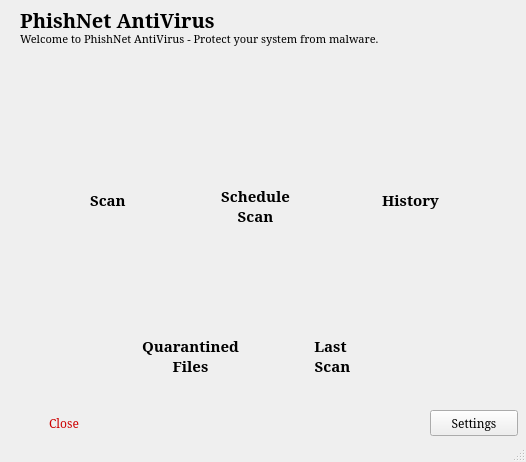
<?xml version="1.0" encoding="UTF-8"?>
<ui version="4.0">
 <class>MainWindow</class>
 <widget class="QMainWindow" name="MainWindow">
  <property name="geometry">
   <rect>
    <x>0</x>
    <y>0</y>
    <width>526</width>
    <height>462</height>
   </rect>
  </property>
  <property name="windowTitle">
   <string>MainWindow</string>
  </property>
  <widget class="QWidget" name="centralwidget">
   <widget class="QPushButton" name="history_button">
    <property name="geometry">
     <rect>
      <x>360</x>
      <y>100</y>
      <width>91</width>
      <height>81</height>
     </rect>
    </property>
    <property name="palette">
     <palette>
      <active>
       <colorrole role="Button">
        <brush brushstyle="SolidPattern">
         <color alpha="0">
          <red>0</red>
          <green>0</green>
          <blue>0</blue>
         </color>
        </brush>
       </colorrole>
       <colorrole role="ButtonText">
        <brush brushstyle="SolidPattern">
         <color alpha="255">
          <red>57</red>
          <green>79</green>
          <blue>53</blue>
         </color>
        </brush>
       </colorrole>
       <colorrole role="Base">
        <brush brushstyle="SolidPattern">
         <color alpha="0">
          <red>0</red>
          <green>0</green>
          <blue>0</blue>
         </color>
        </brush>
       </colorrole>
       <colorrole role="Window">
        <brush brushstyle="SolidPattern">
         <color alpha="0">
          <red>0</red>
          <green>0</green>
          <blue>0</blue>
         </color>
        </brush>
       </colorrole>
      </active>
      <inactive>
       <colorrole role="Button">
        <brush brushstyle="SolidPattern">
         <color alpha="0">
          <red>0</red>
          <green>0</green>
          <blue>0</blue>
         </color>
        </brush>
       </colorrole>
       <colorrole role="ButtonText">
        <brush brushstyle="SolidPattern">
         <color alpha="255">
          <red>0</red>
          <green>0</green>
          <blue>0</blue>
         </color>
        </brush>
       </colorrole>
       <colorrole role="Base">
        <brush brushstyle="SolidPattern">
         <color alpha="0">
          <red>0</red>
          <green>0</green>
          <blue>0</blue>
         </color>
        </brush>
       </colorrole>
       <colorrole role="Window">
        <brush brushstyle="SolidPattern">
         <color alpha="0">
          <red>0</red>
          <green>0</green>
          <blue>0</blue>
         </color>
        </brush>
       </colorrole>
      </inactive>
      <disabled>
       <colorrole role="Button">
        <brush brushstyle="SolidPattern">
         <color alpha="0">
          <red>0</red>
          <green>0</green>
          <blue>0</blue>
         </color>
        </brush>
       </colorrole>
       <colorrole role="ButtonText">
        <brush brushstyle="SolidPattern">
         <color alpha="255">
          <red>97</red>
          <green>105</green>
          <blue>93</blue>
         </color>
        </brush>
       </colorrole>
       <colorrole role="Base">
        <brush brushstyle="SolidPattern">
         <color alpha="0">
          <red>0</red>
          <green>0</green>
          <blue>0</blue>
         </color>
        </brush>
       </colorrole>
       <colorrole role="Window">
        <brush brushstyle="SolidPattern">
         <color alpha="0">
          <red>0</red>
          <green>0</green>
          <blue>0</blue>
         </color>
        </brush>
       </colorrole>
      </disabled>
     </palette>
    </property>
    <property name="font">
     <font>
      <family>Serif</family>
      <pointsize>11</pointsize>
      <bold>true</bold>
     </font>
    </property>
    <property name="cursor">
     <cursorShape>PointingHandCursor</cursorShape>
    </property>
    <property name="styleSheet">
     <string notr="true">QPushButton {
    border: none;
    background-color: transparent;
}

QPushButton:hover {
    background-color: rgba(200, 200, 200, 50);  /* Light grey background on hover */
}
</string>
    </property>
    <property name="text">
     <string/>
    </property>
    <property name="icon">
     <iconset resource="resources.qrc">
      <normaloff>:/new/icons/history scan</normaloff>:/new/icons/history scan</iconset>
    </property>
    <property name="iconSize">
     <size>
      <width>75</width>
      <height>75</height>
     </size>
    </property>
   </widget>
   <widget class="QPushButton" name="lastscan_button">
    <property name="geometry">
     <rect>
      <x>290</x>
      <y>250</y>
      <width>91</width>
      <height>81</height>
     </rect>
    </property>
    <property name="palette">
     <palette>
      <active>
       <colorrole role="Button">
        <brush brushstyle="SolidPattern">
         <color alpha="0">
          <red>0</red>
          <green>0</green>
          <blue>0</blue>
         </color>
        </brush>
       </colorrole>
       <colorrole role="ButtonText">
        <brush brushstyle="SolidPattern">
         <color alpha="255">
          <red>57</red>
          <green>79</green>
          <blue>53</blue>
         </color>
        </brush>
       </colorrole>
       <colorrole role="Base">
        <brush brushstyle="SolidPattern">
         <color alpha="0">
          <red>0</red>
          <green>0</green>
          <blue>0</blue>
         </color>
        </brush>
       </colorrole>
       <colorrole role="Window">
        <brush brushstyle="SolidPattern">
         <color alpha="0">
          <red>0</red>
          <green>0</green>
          <blue>0</blue>
         </color>
        </brush>
       </colorrole>
      </active>
      <inactive>
       <colorrole role="Button">
        <brush brushstyle="SolidPattern">
         <color alpha="0">
          <red>0</red>
          <green>0</green>
          <blue>0</blue>
         </color>
        </brush>
       </colorrole>
       <colorrole role="ButtonText">
        <brush brushstyle="SolidPattern">
         <color alpha="255">
          <red>0</red>
          <green>0</green>
          <blue>0</blue>
         </color>
        </brush>
       </colorrole>
       <colorrole role="Base">
        <brush brushstyle="SolidPattern">
         <color alpha="0">
          <red>0</red>
          <green>0</green>
          <blue>0</blue>
         </color>
        </brush>
       </colorrole>
       <colorrole role="Window">
        <brush brushstyle="SolidPattern">
         <color alpha="0">
          <red>0</red>
          <green>0</green>
          <blue>0</blue>
         </color>
        </brush>
       </colorrole>
      </inactive>
      <disabled>
       <colorrole role="Button">
        <brush brushstyle="SolidPattern">
         <color alpha="0">
          <red>0</red>
          <green>0</green>
          <blue>0</blue>
         </color>
        </brush>
       </colorrole>
       <colorrole role="ButtonText">
        <brush brushstyle="SolidPattern">
         <color alpha="255">
          <red>97</red>
          <green>105</green>
          <blue>93</blue>
         </color>
        </brush>
       </colorrole>
       <colorrole role="Base">
        <brush brushstyle="SolidPattern">
         <color alpha="0">
          <red>0</red>
          <green>0</green>
          <blue>0</blue>
         </color>
        </brush>
       </colorrole>
       <colorrole role="Window">
        <brush brushstyle="SolidPattern">
         <color alpha="0">
          <red>0</red>
          <green>0</green>
          <blue>0</blue>
         </color>
        </brush>
       </colorrole>
      </disabled>
     </palette>
    </property>
    <property name="font">
     <font>
      <family>Serif</family>
      <bold>true</bold>
     </font>
    </property>
    <property name="cursor">
     <cursorShape>PointingHandCursor</cursorShape>
    </property>
    <property name="styleSheet">
     <string notr="true">QPushButton {
    border: none;
    background-color: transparent;
}

QPushButton:hover {
    background-color: rgba(200, 200, 200, 50);  /* Light grey background on hover */
}
</string>
    </property>
    <property name="text">
     <string/>
    </property>
    <property name="icon">
     <iconset resource="resources.qrc">
      <normaloff>:/new/icons/last scan </normaloff>:/new/icons/last scan </iconset>
    </property>
    <property name="iconSize">
     <size>
      <width>75</width>
      <height>75</height>
     </size>
    </property>
   </widget>
   <widget class="QLabel" name="label_7">
    <property name="geometry">
     <rect>
      <x>370</x>
      <y>190</y>
      <width>81</width>
      <height>20</height>
     </rect>
    </property>
    <property name="palette">
     <palette>
      <active>
       <colorrole role="WindowText">
        <brush brushstyle="SolidPattern">
         <color alpha="255">
          <red>0</red>
          <green>0</green>
          <blue>0</blue>
         </color>
        </brush>
       </colorrole>
      </active>
      <inactive>
       <colorrole role="WindowText">
        <brush brushstyle="SolidPattern">
         <color alpha="255">
          <red>0</red>
          <green>0</green>
          <blue>0</blue>
         </color>
        </brush>
       </colorrole>
      </inactive>
      <disabled>
       <colorrole role="WindowText">
        <brush brushstyle="SolidPattern">
         <color alpha="255">
          <red>97</red>
          <green>105</green>
          <blue>93</blue>
         </color>
        </brush>
       </colorrole>
      </disabled>
     </palette>
    </property>
    <property name="font">
     <font>
      <family>Serif</family>
      <pointsize>11</pointsize>
      <bold>true</bold>
     </font>
    </property>
    <property name="toolTip">
     <string/>
    </property>
    <property name="autoFillBackground">
     <bool>false</bool>
    </property>
    <property name="text">
     <string>History</string>
    </property>
    <property name="alignment">
     <set>Qt::AlignCenter</set>
    </property>
   </widget>
   <widget class="QLabel" name="label_6">
    <property name="geometry">
     <rect>
      <x>90</x>
      <y>190</y>
      <width>51</width>
      <height>20</height>
     </rect>
    </property>
    <property name="palette">
     <palette>
      <active>
       <colorrole role="WindowText">
        <brush brushstyle="SolidPattern">
         <color alpha="255">
          <red>0</red>
          <green>0</green>
          <blue>0</blue>
         </color>
        </brush>
       </colorrole>
      </active>
      <inactive>
       <colorrole role="WindowText">
        <brush brushstyle="SolidPattern">
         <color alpha="255">
          <red>0</red>
          <green>0</green>
          <blue>0</blue>
         </color>
        </brush>
       </colorrole>
      </inactive>
      <disabled>
       <colorrole role="WindowText">
        <brush brushstyle="SolidPattern">
         <color alpha="255">
          <red>97</red>
          <green>105</green>
          <blue>93</blue>
         </color>
        </brush>
       </colorrole>
      </disabled>
     </palette>
    </property>
    <property name="font">
     <font>
      <family>Serif</family>
      <pointsize>11</pointsize>
      <bold>true</bold>
     </font>
    </property>
    <property name="text">
     <string>Scan</string>
    </property>
   </widget>
   <widget class="QLabel" name="label_9">
    <property name="geometry">
     <rect>
      <x>300</x>
      <y>330</y>
      <width>61</width>
      <height>51</height>
     </rect>
    </property>
    <property name="palette">
     <palette>
      <active>
       <colorrole role="WindowText">
        <brush brushstyle="SolidPattern">
         <color alpha="255">
          <red>0</red>
          <green>0</green>
          <blue>0</blue>
         </color>
        </brush>
       </colorrole>
      </active>
      <inactive>
       <colorrole role="WindowText">
        <brush brushstyle="SolidPattern">
         <color alpha="255">
          <red>0</red>
          <green>0</green>
          <blue>0</blue>
         </color>
        </brush>
       </colorrole>
      </inactive>
      <disabled>
       <colorrole role="WindowText">
        <brush brushstyle="SolidPattern">
         <color alpha="255">
          <red>97</red>
          <green>105</green>
          <blue>93</blue>
         </color>
        </brush>
       </colorrole>
      </disabled>
     </palette>
    </property>
    <property name="font">
     <font>
      <family>Serif</family>
      <pointsize>11</pointsize>
      <bold>true</bold>
     </font>
    </property>
    <property name="text">
     <string>Last
 Scan</string>
    </property>
    <property name="alignment">
     <set>Qt::AlignCenter</set>
    </property>
   </widget>
   <widget class="QPushButton" name="schedule_button">
    <property name="geometry">
     <rect>
      <x>210</x>
      <y>100</y>
      <width>91</width>
      <height>81</height>
     </rect>
    </property>
    <property name="palette">
     <palette>
      <active>
       <colorrole role="WindowText">
        <brush brushstyle="SolidPattern">
         <color alpha="255">
          <red>57</red>
          <green>79</green>
          <blue>53</blue>
         </color>
        </brush>
       </colorrole>
       <colorrole role="Button">
        <brush brushstyle="SolidPattern">
         <color alpha="0">
          <red>0</red>
          <green>0</green>
          <blue>0</blue>
         </color>
        </brush>
       </colorrole>
       <colorrole role="ButtonText">
        <brush brushstyle="SolidPattern">
         <color alpha="255">
          <red>57</red>
          <green>79</green>
          <blue>53</blue>
         </color>
        </brush>
       </colorrole>
       <colorrole role="Base">
        <brush brushstyle="SolidPattern">
         <color alpha="0">
          <red>0</red>
          <green>0</green>
          <blue>0</blue>
         </color>
        </brush>
       </colorrole>
       <colorrole role="Window">
        <brush brushstyle="SolidPattern">
         <color alpha="0">
          <red>0</red>
          <green>0</green>
          <blue>0</blue>
         </color>
        </brush>
       </colorrole>
      </active>
      <inactive>
       <colorrole role="WindowText">
        <brush brushstyle="SolidPattern">
         <color alpha="255">
          <red>0</red>
          <green>0</green>
          <blue>0</blue>
         </color>
        </brush>
       </colorrole>
       <colorrole role="Button">
        <brush brushstyle="SolidPattern">
         <color alpha="0">
          <red>0</red>
          <green>0</green>
          <blue>0</blue>
         </color>
        </brush>
       </colorrole>
       <colorrole role="ButtonText">
        <brush brushstyle="SolidPattern">
         <color alpha="255">
          <red>0</red>
          <green>0</green>
          <blue>0</blue>
         </color>
        </brush>
       </colorrole>
       <colorrole role="Base">
        <brush brushstyle="SolidPattern">
         <color alpha="0">
          <red>0</red>
          <green>0</green>
          <blue>0</blue>
         </color>
        </brush>
       </colorrole>
       <colorrole role="Window">
        <brush brushstyle="SolidPattern">
         <color alpha="0">
          <red>0</red>
          <green>0</green>
          <blue>0</blue>
         </color>
        </brush>
       </colorrole>
      </inactive>
      <disabled>
       <colorrole role="WindowText">
        <brush brushstyle="SolidPattern">
         <color alpha="255">
          <red>97</red>
          <green>105</green>
          <blue>93</blue>
         </color>
        </brush>
       </colorrole>
       <colorrole role="Button">
        <brush brushstyle="SolidPattern">
         <color alpha="0">
          <red>0</red>
          <green>0</green>
          <blue>0</blue>
         </color>
        </brush>
       </colorrole>
       <colorrole role="ButtonText">
        <brush brushstyle="SolidPattern">
         <color alpha="255">
          <red>97</red>
          <green>105</green>
          <blue>93</blue>
         </color>
        </brush>
       </colorrole>
       <colorrole role="Base">
        <brush brushstyle="SolidPattern">
         <color alpha="0">
          <red>0</red>
          <green>0</green>
          <blue>0</blue>
         </color>
        </brush>
       </colorrole>
       <colorrole role="Window">
        <brush brushstyle="SolidPattern">
         <color alpha="0">
          <red>0</red>
          <green>0</green>
          <blue>0</blue>
         </color>
        </brush>
       </colorrole>
      </disabled>
     </palette>
    </property>
    <property name="font">
     <font>
      <family>Serif</family>
      <pointsize>11</pointsize>
      <bold>true</bold>
     </font>
    </property>
    <property name="cursor">
     <cursorShape>PointingHandCursor</cursorShape>
    </property>
    <property name="styleSheet">
     <string notr="true">QPushButton {
    border: none;
    background-color: transparent;
}

QPushButton:hover {
    background-color: rgba(200, 200, 200, 50);  /* Light grey background on hover */
}
</string>
    </property>
    <property name="text">
     <string/>
    </property>
    <property name="icon">
     <iconset resource="resources.qrc">
      <normaloff>:/new/icons/sch scan</normaloff>:/new/icons/sch scan</iconset>
    </property>
    <property name="iconSize">
     <size>
      <width>75</width>
      <height>75</height>
     </size>
    </property>
   </widget>
   <widget class="QLabel" name="label_8">
    <property name="geometry">
     <rect>
      <x>130</x>
      <y>330</y>
      <width>121</width>
      <height>51</height>
     </rect>
    </property>
    <property name="palette">
     <palette>
      <active>
       <colorrole role="WindowText">
        <brush brushstyle="SolidPattern">
         <color alpha="255">
          <red>0</red>
          <green>0</green>
          <blue>0</blue>
         </color>
        </brush>
       </colorrole>
      </active>
      <inactive>
       <colorrole role="WindowText">
        <brush brushstyle="SolidPattern">
         <color alpha="255">
          <red>0</red>
          <green>0</green>
          <blue>0</blue>
         </color>
        </brush>
       </colorrole>
      </inactive>
      <disabled>
       <colorrole role="WindowText">
        <brush brushstyle="SolidPattern">
         <color alpha="255">
          <red>97</red>
          <green>105</green>
          <blue>93</blue>
         </color>
        </brush>
       </colorrole>
      </disabled>
     </palette>
    </property>
    <property name="font">
     <font>
      <family>Serif</family>
      <pointsize>11</pointsize>
      <bold>true</bold>
     </font>
    </property>
    <property name="toolTip">
     <string/>
    </property>
    <property name="text">
     <string>Quarantined
Files</string>
    </property>
    <property name="alignment">
     <set>Qt::AlignCenter</set>
    </property>
   </widget>
   <widget class="QPushButton" name="scan_button">
    <property name="geometry">
     <rect>
      <x>60</x>
      <y>100</y>
      <width>91</width>
      <height>81</height>
     </rect>
    </property>
    <property name="palette">
     <palette>
      <active>
       <colorrole role="Button">
        <brush brushstyle="SolidPattern">
         <color alpha="0">
          <red>0</red>
          <green>0</green>
          <blue>0</blue>
         </color>
        </brush>
       </colorrole>
       <colorrole role="ButtonText">
        <brush brushstyle="SolidPattern">
         <color alpha="255">
          <red>57</red>
          <green>79</green>
          <blue>53</blue>
         </color>
        </brush>
       </colorrole>
       <colorrole role="Base">
        <brush brushstyle="SolidPattern">
         <color alpha="0">
          <red>0</red>
          <green>0</green>
          <blue>0</blue>
         </color>
        </brush>
       </colorrole>
       <colorrole role="Window">
        <brush brushstyle="SolidPattern">
         <color alpha="0">
          <red>0</red>
          <green>0</green>
          <blue>0</blue>
         </color>
        </brush>
       </colorrole>
      </active>
      <inactive>
       <colorrole role="Button">
        <brush brushstyle="SolidPattern">
         <color alpha="0">
          <red>0</red>
          <green>0</green>
          <blue>0</blue>
         </color>
        </brush>
       </colorrole>
       <colorrole role="ButtonText">
        <brush brushstyle="SolidPattern">
         <color alpha="255">
          <red>0</red>
          <green>0</green>
          <blue>0</blue>
         </color>
        </brush>
       </colorrole>
       <colorrole role="Base">
        <brush brushstyle="SolidPattern">
         <color alpha="0">
          <red>0</red>
          <green>0</green>
          <blue>0</blue>
         </color>
        </brush>
       </colorrole>
       <colorrole role="Window">
        <brush brushstyle="SolidPattern">
         <color alpha="0">
          <red>0</red>
          <green>0</green>
          <blue>0</blue>
         </color>
        </brush>
       </colorrole>
      </inactive>
      <disabled>
       <colorrole role="Button">
        <brush brushstyle="SolidPattern">
         <color alpha="0">
          <red>0</red>
          <green>0</green>
          <blue>0</blue>
         </color>
        </brush>
       </colorrole>
       <colorrole role="ButtonText">
        <brush brushstyle="SolidPattern">
         <color alpha="255">
          <red>97</red>
          <green>105</green>
          <blue>93</blue>
         </color>
        </brush>
       </colorrole>
       <colorrole role="Base">
        <brush brushstyle="SolidPattern">
         <color alpha="0">
          <red>0</red>
          <green>0</green>
          <blue>0</blue>
         </color>
        </brush>
       </colorrole>
       <colorrole role="Window">
        <brush brushstyle="SolidPattern">
         <color alpha="0">
          <red>0</red>
          <green>0</green>
          <blue>0</blue>
         </color>
        </brush>
       </colorrole>
      </disabled>
     </palette>
    </property>
    <property name="font">
     <font>
      <family>Serif</family>
      <bold>true</bold>
     </font>
    </property>
    <property name="cursor">
     <cursorShape>PointingHandCursor</cursorShape>
    </property>
    <property name="mouseTracking">
     <bool>true</bool>
    </property>
    <property name="styleSheet">
     <string notr="true">QPushButton {
    border: none;
    background-color: transparent;
}

QPushButton:hover {
    background-color: rgba(200, 200, 200, 50);  /* Light grey background on hover */
}
</string>
    </property>
    <property name="text">
     <string/>
    </property>
    <property name="icon">
     <iconset resource="resources.qrc">
      <normaloff>:/new/icons/scan</normaloff>:/new/icons/scan</iconset>
    </property>
    <property name="iconSize">
     <size>
      <width>60</width>
      <height>60</height>
     </size>
    </property>
   </widget>
   <widget class="QLabel" name="label_4">
    <property name="geometry">
     <rect>
      <x>210</x>
      <y>180</y>
      <width>91</width>
      <height>51</height>
     </rect>
    </property>
    <property name="palette">
     <palette>
      <active>
       <colorrole role="WindowText">
        <brush brushstyle="SolidPattern">
         <color alpha="255">
          <red>0</red>
          <green>0</green>
          <blue>0</blue>
         </color>
        </brush>
       </colorrole>
      </active>
      <inactive>
       <colorrole role="WindowText">
        <brush brushstyle="SolidPattern">
         <color alpha="255">
          <red>0</red>
          <green>0</green>
          <blue>0</blue>
         </color>
        </brush>
       </colorrole>
      </inactive>
      <disabled>
       <colorrole role="WindowText">
        <brush brushstyle="SolidPattern">
         <color alpha="255">
          <red>97</red>
          <green>105</green>
          <blue>93</blue>
         </color>
        </brush>
       </colorrole>
      </disabled>
     </palette>
    </property>
    <property name="font">
     <font>
      <family>Serif</family>
      <pointsize>11</pointsize>
      <bold>true</bold>
     </font>
    </property>
    <property name="text">
     <string>Schedule
Scan</string>
    </property>
    <property name="alignment">
     <set>Qt::AlignCenter</set>
    </property>
   </widget>
   <widget class="QPushButton" name="quar_button">
    <property name="geometry">
     <rect>
      <x>140</x>
      <y>250</y>
      <width>91</width>
      <height>81</height>
     </rect>
    </property>
    <property name="palette">
     <palette>
      <active>
       <colorrole role="Button">
        <brush brushstyle="SolidPattern">
         <color alpha="0">
          <red>0</red>
          <green>0</green>
          <blue>0</blue>
         </color>
        </brush>
       </colorrole>
       <colorrole role="ButtonText">
        <brush brushstyle="SolidPattern">
         <color alpha="255">
          <red>57</red>
          <green>79</green>
          <blue>53</blue>
         </color>
        </brush>
       </colorrole>
       <colorrole role="Base">
        <brush brushstyle="SolidPattern">
         <color alpha="0">
          <red>0</red>
          <green>0</green>
          <blue>0</blue>
         </color>
        </brush>
       </colorrole>
       <colorrole role="Window">
        <brush brushstyle="SolidPattern">
         <color alpha="0">
          <red>0</red>
          <green>0</green>
          <blue>0</blue>
         </color>
        </brush>
       </colorrole>
      </active>
      <inactive>
       <colorrole role="Button">
        <brush brushstyle="SolidPattern">
         <color alpha="0">
          <red>0</red>
          <green>0</green>
          <blue>0</blue>
         </color>
        </brush>
       </colorrole>
       <colorrole role="ButtonText">
        <brush brushstyle="SolidPattern">
         <color alpha="255">
          <red>0</red>
          <green>0</green>
          <blue>0</blue>
         </color>
        </brush>
       </colorrole>
       <colorrole role="Base">
        <brush brushstyle="SolidPattern">
         <color alpha="0">
          <red>0</red>
          <green>0</green>
          <blue>0</blue>
         </color>
        </brush>
       </colorrole>
       <colorrole role="Window">
        <brush brushstyle="SolidPattern">
         <color alpha="0">
          <red>0</red>
          <green>0</green>
          <blue>0</blue>
         </color>
        </brush>
       </colorrole>
      </inactive>
      <disabled>
       <colorrole role="Button">
        <brush brushstyle="SolidPattern">
         <color alpha="0">
          <red>0</red>
          <green>0</green>
          <blue>0</blue>
         </color>
        </brush>
       </colorrole>
       <colorrole role="ButtonText">
        <brush brushstyle="SolidPattern">
         <color alpha="255">
          <red>97</red>
          <green>105</green>
          <blue>93</blue>
         </color>
        </brush>
       </colorrole>
       <colorrole role="Base">
        <brush brushstyle="SolidPattern">
         <color alpha="0">
          <red>0</red>
          <green>0</green>
          <blue>0</blue>
         </color>
        </brush>
       </colorrole>
       <colorrole role="Window">
        <brush brushstyle="SolidPattern">
         <color alpha="0">
          <red>0</red>
          <green>0</green>
          <blue>0</blue>
         </color>
        </brush>
       </colorrole>
      </disabled>
     </palette>
    </property>
    <property name="font">
     <font>
      <family>Serif</family>
      <bold>true</bold>
     </font>
    </property>
    <property name="cursor">
     <cursorShape>PointingHandCursor</cursorShape>
    </property>
    <property name="styleSheet">
     <string notr="true">QPushButton {
    border: none;
    background-color: transparent;
}

QPushButton:hover {
    background-color: rgba(200, 200, 200, 50);  /* Light grey background on hover */
}
</string>
    </property>
    <property name="text">
     <string/>
    </property>
    <property name="icon">
     <iconset resource="resources.qrc">
      <normaloff>:/new/icons/quarfiles</normaloff>:/new/icons/quarfiles</iconset>
    </property>
    <property name="iconSize">
     <size>
      <width>75</width>
      <height>75</height>
     </size>
    </property>
   </widget>
   <widget class="QLabel" name="titlelabel">
    <property name="geometry">
     <rect>
      <x>20</x>
      <y>10</y>
      <width>201</width>
      <height>20</height>
     </rect>
    </property>
    <property name="palette">
     <palette>
      <active>
       <colorrole role="WindowText">
        <brush brushstyle="SolidPattern">
         <color alpha="255">
          <red>0</red>
          <green>0</green>
          <blue>0</blue>
         </color>
        </brush>
       </colorrole>
      </active>
      <inactive>
       <colorrole role="WindowText">
        <brush brushstyle="SolidPattern">
         <color alpha="255">
          <red>0</red>
          <green>0</green>
          <blue>0</blue>
         </color>
        </brush>
       </colorrole>
      </inactive>
      <disabled>
       <colorrole role="WindowText">
        <brush brushstyle="SolidPattern">
         <color alpha="255">
          <red>97</red>
          <green>105</green>
          <blue>93</blue>
         </color>
        </brush>
       </colorrole>
      </disabled>
     </palette>
    </property>
    <property name="font">
     <font>
      <family>Serif</family>
      <pointsize>15</pointsize>
      <bold>true</bold>
     </font>
    </property>
    <property name="text">
     <string>PhishNet AntiVirus</string>
    </property>
   </widget>
   <widget class="QLabel" name="explainlabel">
    <property name="geometry">
     <rect>
      <x>20</x>
      <y>30</y>
      <width>411</width>
      <height>18</height>
     </rect>
    </property>
    <property name="palette">
     <palette>
      <active>
       <colorrole role="WindowText">
        <brush brushstyle="SolidPattern">
         <color alpha="255">
          <red>94</red>
          <green>92</green>
          <blue>100</blue>
         </color>
        </brush>
       </colorrole>
      </active>
      <inactive>
       <colorrole role="WindowText">
        <brush brushstyle="SolidPattern">
         <color alpha="255">
          <red>0</red>
          <green>0</green>
          <blue>0</blue>
         </color>
        </brush>
       </colorrole>
      </inactive>
      <disabled>
       <colorrole role="WindowText">
        <brush brushstyle="SolidPattern">
         <color alpha="255">
          <red>97</red>
          <green>105</green>
          <blue>93</blue>
         </color>
        </brush>
       </colorrole>
      </disabled>
     </palette>
    </property>
    <property name="font">
     <font>
      <family>Serif</family>
      <pointsize>8</pointsize>
     </font>
    </property>
    <property name="text">
     <string>Welcome to PhishNet AntiVirus - Protect your system from malware. </string>
    </property>
   </widget>
   <widget class="QPushButton" name="settings_button">
    <property name="geometry">
     <rect>
      <x>430</x>
      <y>410</y>
      <width>88</width>
      <height>26</height>
     </rect>
    </property>
    <property name="palette">
     <palette>
      <active>
       <colorrole role="Button">
        <brush brushstyle="SolidPattern">
         <color alpha="255">
          <red>255</red>
          <green>255</green>
          <blue>255</blue>
         </color>
        </brush>
       </colorrole>
      </active>
      <inactive>
       <colorrole role="Button">
        <brush brushstyle="SolidPattern">
         <color alpha="255">
          <red>239</red>
          <green>239</green>
          <blue>239</blue>
         </color>
        </brush>
       </colorrole>
      </inactive>
      <disabled>
       <colorrole role="Button">
        <brush brushstyle="SolidPattern">
         <color alpha="255">
          <red>255</red>
          <green>255</green>
          <blue>255</blue>
         </color>
        </brush>
       </colorrole>
      </disabled>
     </palette>
    </property>
    <property name="font">
     <font>
      <family>Serif</family>
     </font>
    </property>
    <property name="text">
     <string>Settings</string>
    </property>
    <property name="icon">
     <iconset theme="preferences-system">
      <normaloff>.</normaloff>.</iconset>
    </property>
   </widget>
   <widget class="QPushButton" name="close_button">
    <property name="geometry">
     <rect>
      <x>20</x>
      <y>410</y>
      <width>88</width>
      <height>26</height>
     </rect>
    </property>
    <property name="font">
     <font>
      <family>Serif</family>
     </font>
    </property>
    <property name="cursor">
     <cursorShape>PointingHandCursor</cursorShape>
    </property>
    <property name="styleSheet">
     <string notr="true">QPushButton {
       border: none;
       background-color: transparent;
       color: #cc0000;
       padding: 5px 15px;
       border-radius: 3px;
   }

   QPushButton:hover {
       background-color: rgba(200, 200, 200, 50);
   }</string>
    </property>
    <property name="text">
     <string>Close</string>
    </property>
   </widget>
     </widget>
     <widget class="QStatusBar" name="statusbar"/>
 </widget>
 <resources>
  <include location="resources.qrc"/>
 </resources>
 <connections/>
</ui>
